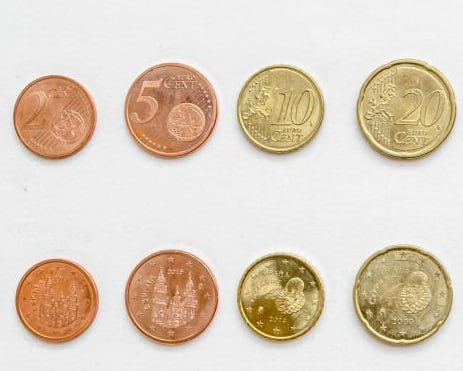
#> input picture paralar.jpg, 463 x 371 px
$ python odev.py
#> lines starting #> are read from the running program, lines starting #| are printed output that depends on the picture; after the words box and inside, x2 and y2 are one past the last pixel; in counts of white or black regions, pixels touching at a corner belong together
# -*- coding: utf-8 -*-
"""odev.ipynb

Automatically generated by Colab.

Original file is located at
    https://colab.research.google.com/drive/1xhvFGduFx-zrf7gcYYntKQ3P5YNgn7k2
"""

import cv2
import numpy as np
import matplotlib.pyplot as plt

# Resmi renkli olarak oku (BGR formatında)
resim = cv2.imread('paralar.jpg')
#> resim is the input picture: shape (371, 463, 3); mean B, G, R 192.7, 208.5, 221.6

# BGR'den RGB'ye çevir
rgb_resim = cv2.cvtColor(resim, cv2.COLOR_BGR2RGB)

# Gri tonlamaya çevir
gri_resim = cv2.cvtColor(rgb_resim, cv2.COLOR_RGB2GRAY)
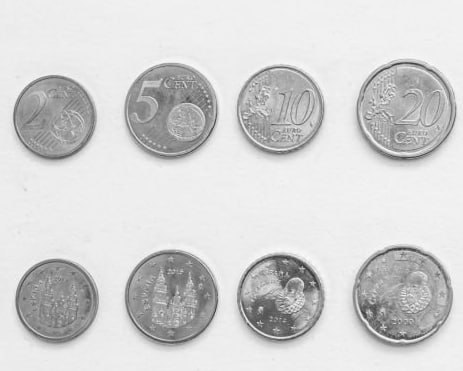
#> gri_resim: shape (371, 463); min 49, max 253, mean 210.6

# Gauss bulanıklaştırma uygula
bulanık_resim = cv2.GaussianBlur(gri_resim, (5,5), 0)

# Eşikleme uygula
_, esik_resim = cv2.threshold(bulanık_resim, 127, 255, cv2.THRESH_BINARY)
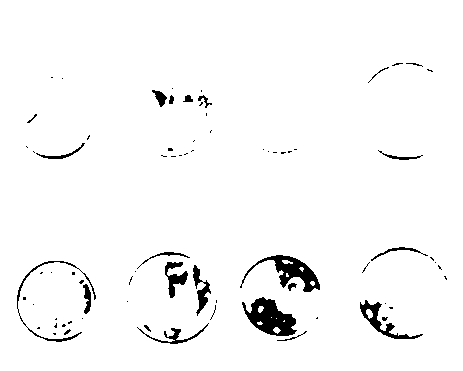
#> esik_resim: shape (371, 463); 96.9% white; 75 black regions (53 under 20 px), largest, box (x1, y1, x2, y2) and area: (242, 297, 297, 336) 1169, (240, 255, 320, 292) 946, (360, 300, 423, 339) 523

# Canny kenar bulma uygula
kenar_resim = cv2.Canny(esik_resim, 50, 150)
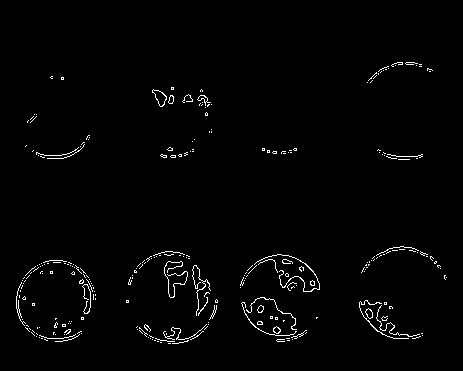
#> kenar_resim: shape (371, 463); 1.6% white in thin lines or dots, all inside (x1, y1, x2, y2) = (16, 62, 447, 344)

# Kontur tespiti yap
konturlar, _ = cv2.findContours(kenar_resim, cv2.RETR_EXTERNAL, cv2.CHAIN_APPROX_SIMPLE)
#> konturlar = 278 contours, 271 with area under 20; largest, box (x1, y1, x2, y2) and area: (152, 89, 167, 107) 126, (365, 308, 373, 319) 47, (197, 95, 211, 106) 38, (273, 326, 281, 334) 36, (257, 305, 264, 313) 30, (168, 95, 174, 104) 30, (254, 254, 320, 292) 26

# Konturlar üzerinde işlem yap
for kontur in konturlar:
    (x, y), yaricap = cv2.minEnclosingCircle(kontur)
    merkez = (int(x), int(y))
    yaricap = int(yaricap)
    cv2.circle(rgb_resim, merkez, yaricap, (255, 0, 0), 2)  # Mavi daire çiz

    x, y, w, h = cv2.boundingRect(kontur)
    cv2.rectangle(rgb_resim, (x, y), (x+w, y+h), (0, 255, 0), 2)  # Yeşil dikdörtgen çiz
    cv2.putText(rgb_resim, "M.A", (x + w//2, y + h//2), cv2.FONT_HERSHEY_SIMPLEX, 0.5, (0, 0, 255), 2)  # Mavi metin ekle
#> this loop made 278 passes
#> (yaricap, merkez, w, h) on passes 5, 8, 10: (8, (180, 341), 17, 4), (4, (280, 340), 9, 3), (1, (45, 339), 4, 2)
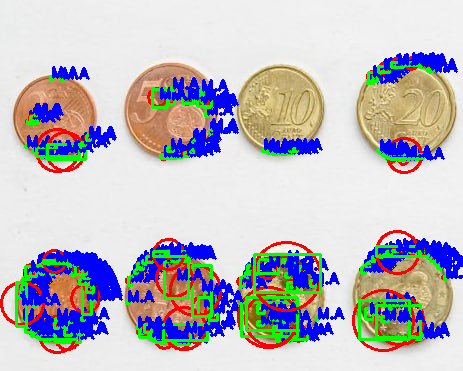
#> rgb_resim: shape (371, 463, 3); mean R, G, B 189.4, 188.5, 194.9

# Sonuçları göster
plt.figure(figsize=(15,5))
plt.subplot(1,4,1)
plt.imshow(rgb_resim)
plt.title('RGB Resim')
plt.axis('off')

plt.subplot(1,4,2)
plt.imshow(gri_resim, cmap='gray')
plt.title('Gri Tonlu')
plt.axis('off')

plt.subplot(1,4,3)
plt.imshow(esik_resim, cmap='gray')
plt.title('Eşiklenmiş')
plt.axis('off')


plt.subplot(1,4,4)
plt.imshow(kenar_resim, cmap='gray')
plt.title('Kenar Tespiti')
plt.axis('off')

plt.show()
